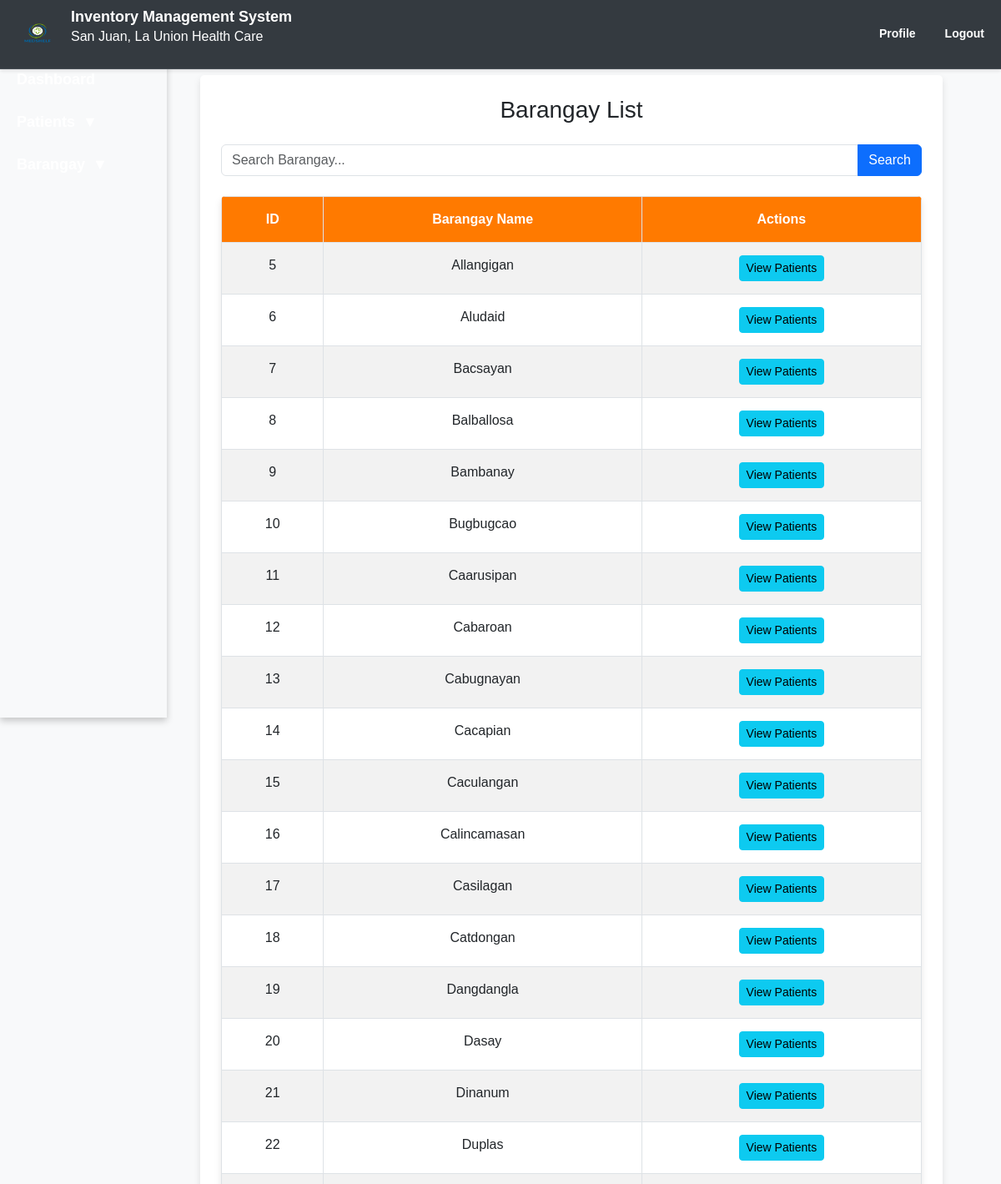
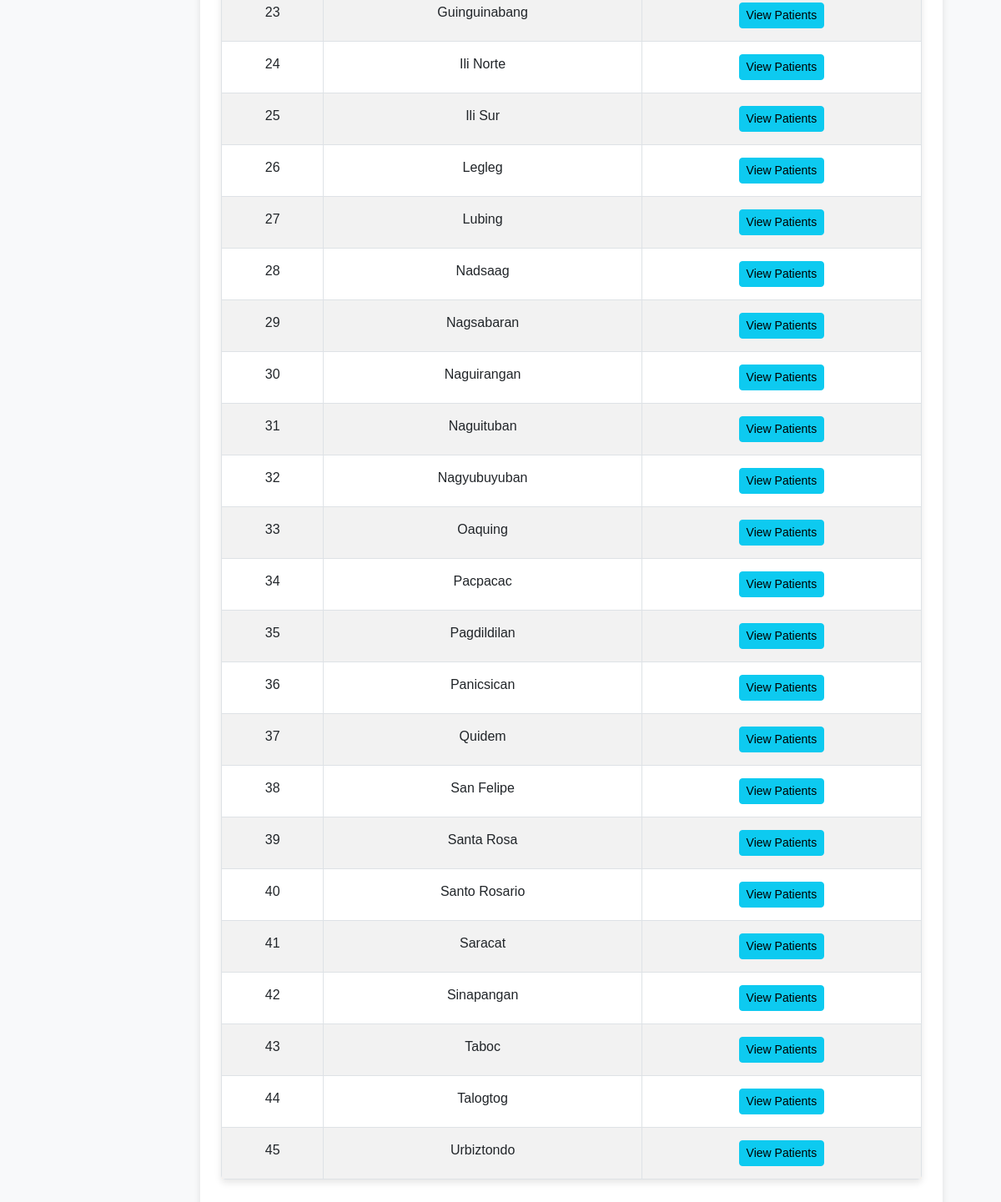
Screenshot of /barangay_list.php (signed in) with the database file from the repository (2 pictures, top to bottom).
### tables this page shows
CREATE TABLE `barangays` (
  `id` int(11) NOT NULL,
  `barangay_name` varchar(100) NOT NULL
);

### barangay_list.php (the view, shortened to what this page needs)
<?php
include('db_connection.php');
$searchQuery = '';
$sql = "SELECT * FROM barangays";
$result = $conn->query($sql);
?>
<!DOCTYPE html>
<html lang="en">
<head>
    <link href="https://cdn.jsdelivr.net/npm/bootstrap@5.3.0-alpha1/dist/css/bootstrap.min.css" rel="stylesheet">
    <link rel="stylesheet" href="common-style.css">
</head>
<body>
<div class="header-bar">
    <div class="header-content d-flex align-items-center">
        <img src="logo.png" alt="Medshelf Logo" class="header-logo">
        <div>
            <h1 class="header-title">Inventory Management System</h1>
            <p class="header-subtitle">San Juan, La Union Health Care</p>
        </div>
    </div>
    <div class="profile-links">
        <a href="profile.php">Profile</a>
        <a href="logout.php">Logout</a>
    </div>
</div>
<div class="sidebar">
    <a href="dashboard.php" class="nav-link">Dashboard</a>
    <button class="dropdown-btn">Patients
        <span class="ms-1">&#9660;</span>
    </button>
    <button class="dropdown-btn">Barangay
        <span class="ms-1">&#9660;</span>
    </button>
</div>
<main class="content">
    <div class="form-container">
        <h3 class="text-center mb-4">Barangay List</h3>
        <form action="barangay_list.php" method="GET" class="mb-4">
            <div class="input-group">
                <input type="text" class="form-control" id="searchInput" name="search" placeholder="Search Barangay..."
                       value="<?= htmlspecialchars($searchQuery); ?>">
                <button type="submit" class="btn btn-primary">Search</button>
            </div>
        </form>
        <table class="table table-bordered table-striped">
            <thead>
            <tr>
                <th>ID</th>
                <th>Barangay Name</th>
                <th>Actions</th>
            </tr>
            </thead>
            <tbody>
            <?php if ($result->num_rows > 0): ?>
                <?php while ($row = $result->fetch_assoc()): ?>
                    <tr>
                        <td><?= htmlspecialchars($row['id']); ?></td>
                        <td><?= htmlspecialchars($row['barangay_name']); ?></td>
                        <td>
                            <a href="view_barangay_patients.php?barangay_id=<?= $row['id']; ?>"
                               class="btn btn-info btn-sm">View Patients</a>
                        </td>
                    </tr>
                <?php endwhile; ?>
            <?php else: ?>
                <tr>
                    <td colspan="3" class="text-center">No barangays found.</td>
                </tr>
            <?php endif; ?>
            </tbody>
        </table>
    </div>
</main>
</body>
</html>

### common-style.css (style rules this page uses)
body { font-family: Arial, sans-serif; background-color: #f8f9fa; margin: 0; padding: 0; display: flex; }
.header-bar { background-color: #ff7a00; color: #ffffff; padding: 15px 20px; display: flex; align-items: center; justify-content: space-between; width: 100%; position: fixed; top: 0; z-index: 1000; box-shadow: 0 4px 8px rgba(0, 0, 0, 0.2); }
.header-bar img { width: 50px; margin-right: 15px; }
.profile-links { display: flex; gap: 20px; }
.profile-links a { color: #ffffff; text-decoration: none; font-weight: bold; }
.sidebar { width: 250px; height: calc(100vh - 65px); position: fixed; top: 65px; left: 0; background-color: #ffa726; padding-top: 20px; box-shadow: 0 4px 8px rgba(0, 0, 0, 0.2); overflow-y: auto; }
.sidebar a, .dropdown-btn { color: #ffffff; text-decoration: none; font-size: 18px; padding: 12px 20px; display: block; outline: none; border: none; background: none; text-align: left; font-weight: bold; transition: background-color 0.3s ease; }
.content { margin-left: 270px; margin-top: 90px; padding: 20px; width: calc(100% - 270px); box-sizing: border-box; }
.form-container { padding: 25px; border-radius: 5px; background-color: #ffffff; box-shadow: 0 4px 8px rgba(0, 0, 0, 0.1); margin-bottom: 25px; }
.table { background-color: #ffffff; border-radius: 5px; overflow: hidden; box-shadow: 0 4px 8px rgba(0, 0, 0, 0.1); }
.table th { background-color: #ff7a00; color: white; text-align: center; padding: 15px; }
.table td { text-align: center; padding: 15px; }
.table-striped tbody tr:nth-of-type(odd) { background-color: #ffe0b2; }

### barangay_list.php (style rules this page uses)
.header-bar { background-color: #343a40; color: #ffffff; border-bottom: 1px solid #495057; position: fixed; top: 0; width: 100%; z-index: 1000; padding: 10px 20px; box-shadow: 0 2px 4px rgba(0, 0, 0, 0.1); display: flex; align-items: center; justify-content: space-between; }
.header-logo { height: 40px; margin-right: 15px; }
.header-title { font-size: 18px; font-weight: bold; margin: 0; }
.profile-links a { margin-left: 15px; font-size: 14px; color: #ffffff; text-decoration: none; }
.sidebar { width: 200px; background-color: #f8f9fa; position: fixed; top: 60px; height: 100vh; overflow-y: auto; padding-top: 10px; }
.content { margin-left: 220px; margin-top: 70px; padding: 20px; }

### rows the page displays
barangays: id "5", barangay_name "Allangigan"
barangays: id "6", barangay_name "Aludaid"
barangays: id "7", barangay_name "Bacsayan"
barangays: id "8", barangay_name "Balballosa"
barangays: id "9", barangay_name "Bambanay"
barangays: id "10", barangay_name "Bugbugcao"
barangays: id "11", barangay_name "Caarusipan"
barangays: id "12", barangay_name "Cabaroan"
barangays: id "13", barangay_name "Cabugnayan"
barangays: id "14", barangay_name "Cacapian"
barangays: id "15", barangay_name "Caculangan"
barangays: id "16", barangay_name "Calincamasan"
barangays: id "17", barangay_name "Casilagan"
barangays: id "18", barangay_name "Catdongan"
barangays: id "19", barangay_name "Dangdangla"
barangays: id "20", barangay_name "Dasay"
barangays: id "21", barangay_name "Dinanum"
barangays: id "22", barangay_name "Duplas"
barangays: id "23", barangay_name "Guinguinabang"
barangays: id "24", barangay_name "Ili Norte"
barangays: id "25", barangay_name "Ili Sur"
barangays: id "26", barangay_name "Legleg"
barangays: id "27", barangay_name "Lubing"
barangays: id "28", barangay_name "Nadsaag"
barangays: id "29", barangay_name "Nagsabaran"
barangays: id "30", barangay_name "Naguirangan"
barangays: id "31", barangay_name "Naguituban"
barangays: id "32", barangay_name "Nagyubuyuban"
barangays: id "33", barangay_name "Oaquing"
barangays: id "34", barangay_name "Pacpacac"
barangays: id "35", barangay_name "Pagdildilan"
barangays: id "36", barangay_name "Panicsican"
barangays: id "37", barangay_name "Quidem"
barangays: id "38", barangay_name "San Felipe"
barangays: id "39", barangay_name "Santa Rosa"
barangays: id "40", barangay_name "Santo Rosario"
barangays: id "41", barangay_name "Saracat"
barangays: id "42", barangay_name "Sinapangan"
barangays: id "43", barangay_name "Taboc"
barangays: id "44", barangay_name "Talogtog"
barangays: id "45", barangay_name "Urbiztondo"
